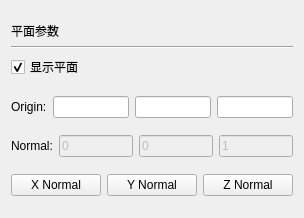
<?xml version="1.0" encoding="UTF-8"?>
<ui version="4.0">
 <class>igwPlaneParametersWidget</class>
 <widget class="QWidget" name="igwPlaneParametersWidget">
  <property name="geometry">
   <rect>
    <x>0</x>
    <y>0</y>
    <width>304</width>
    <height>218</height>
   </rect>
  </property>
  <property name="windowTitle">
   <string>Form</string>
  </property>
  <layout class="QVBoxLayout" name="verticalLayout_2">
   <item>
    <layout class="QVBoxLayout" name="verticalLayout">
     <item>
      <widget class="QLabel" name="label">
       <property name="sizePolicy">
        <sizepolicy hsizetype="Preferred" vsizetype="Fixed">
         <horstretch>0</horstretch>
         <verstretch>0</verstretch>
        </sizepolicy>
       </property>
       <property name="text">
        <string>平面参数</string>
       </property>
      </widget>
     </item>
     <item>
      <widget class="Line" name="line">
       <property name="orientation">
        <enum>Qt::Horizontal</enum>
       </property>
      </widget>
     </item>
     <item>
      <widget class="QCheckBox" name="showPlaneCheckBox">
       <property name="text">
        <string>显示平面</string>
       </property>
       <property name="checked">
        <bool>true</bool>
       </property>
       <property name="tristate">
        <bool>false</bool>
       </property>
      </widget>
     </item>
    </layout>
   </item>
   <item>
    <layout class="QHBoxLayout" name="horizontalLayout">
     <item>
      <widget class="QLabel" name="label_2">
       <property name="sizePolicy">
        <sizepolicy hsizetype="Expanding" vsizetype="Preferred">
         <horstretch>0</horstretch>
         <verstretch>0</verstretch>
        </sizepolicy>
       </property>
       <property name="text">
        <string>Origin:</string>
       </property>
      </widget>
     </item>
     <item>
      <widget class="QLineEdit" name="OriginXEdit"/>
     </item>
     <item>
      <widget class="QLineEdit" name="OriginYEdit"/>
     </item>
     <item>
      <widget class="QLineEdit" name="OriginZEdit"/>
     </item>
    </layout>
   </item>
   <item>
    <layout class="QHBoxLayout" name="horizontalLayout_2">
     <item>
      <widget class="QLabel" name="label_3">
       <property name="sizePolicy">
        <sizepolicy hsizetype="MinimumExpanding" vsizetype="Preferred">
         <horstretch>0</horstretch>
         <verstretch>0</verstretch>
        </sizepolicy>
       </property>
       <property name="text">
        <string>Normal:</string>
       </property>
      </widget>
     </item>
     <item>
      <widget class="QLineEdit" name="NormalXEdit">
       <property name="enabled">
        <bool>false</bool>
       </property>
       <property name="text">
        <string>0</string>
       </property>
      </widget>
     </item>
     <item>
      <widget class="QLineEdit" name="NormalYEdit">
       <property name="enabled">
        <bool>false</bool>
       </property>
       <property name="text">
        <string>0</string>
       </property>
      </widget>
     </item>
     <item>
      <widget class="QLineEdit" name="NormalZEdit">
       <property name="enabled">
        <bool>false</bool>
       </property>
       <property name="text">
        <string>1</string>
       </property>
      </widget>
     </item>
    </layout>
   </item>
   <item>
    <layout class="QHBoxLayout" name="horizontalLayout_7">
     <item>
      <widget class="QPushButton" name="XNormalButton">
       <property name="enabled">
        <bool>true</bool>
       </property>
       <property name="text">
        <string>X Normal</string>
       </property>
      </widget>
     </item>
     <item>
      <widget class="QPushButton" name="YNormalButton">
       <property name="enabled">
        <bool>true</bool>
       </property>
       <property name="text">
        <string>Y Normal</string>
       </property>
      </widget>
     </item>
     <item>
      <widget class="QPushButton" name="ZNormalButton">
       <property name="enabled">
        <bool>true</bool>
       </property>
       <property name="text">
        <string>Z Normal</string>
       </property>
      </widget>
     </item>
    </layout>
   </item>
  </layout>
 </widget>
 <resources/>
 <connections/>
</ui>
